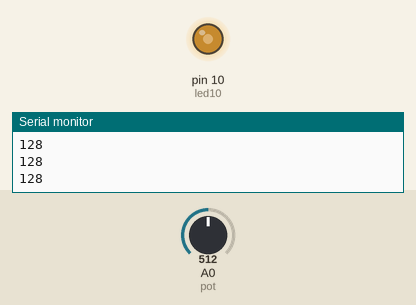
Recording of a sketch running on a simulated Arduino Uno, built with avr-gcc and run on an emulated ATmega328P. Shown: output pins drawn as LEDs (lit = HIGH), the last lines printed to the serial monitor. The test bench sets the inputs (shaded band); at power-on: A0 (pot) = 512.

Above: at 1.2 s.
1.3 s: A0 (pot) set to 716
At 1.9 s:
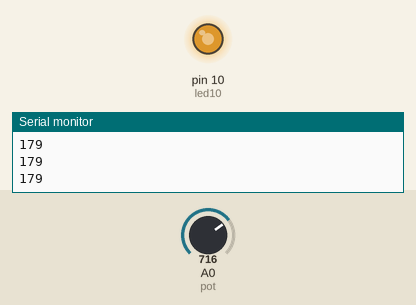
2.8 s: A0 (pot) set to 900
At 3.2 s:
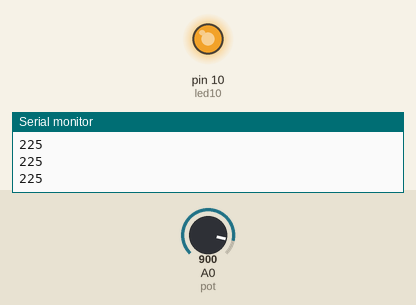
4.3 s: A0 (pot) set to 122
At 5.4 s:
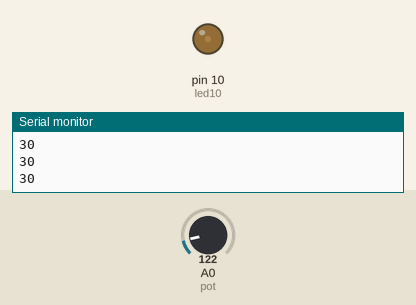
5.8 s: A0 (pot) set to 0
At 6.6 s:
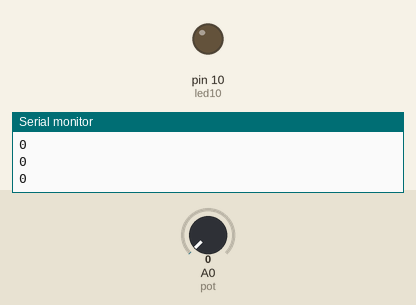
Timing chart, 0 to 8.3 s (numbered marks = the images above; inputs shaded):
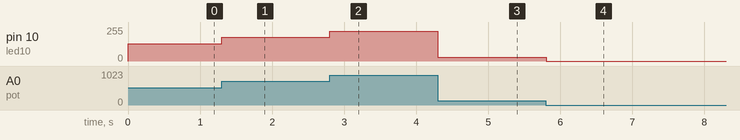

Measured:
- after the input at 1.3 s, pin 10 (led10): 128/255 → 179/255 at once
- after the input at 2.8 s, pin 10 (led10): 179/255 → 225/255 at once
- after the input at 4.3 s, pin 10 (led10): 225/255 → 30/255 at once
- after the input at 5.8 s, pin 10 (led10): 30/255 → 0/255 at once

The sketch:

8-3.ino
```cpp
/*Faça um programa que controle a intensidade do LED do pino
10, de acordo com a variação de tensão do trimpot.
Quanto maior o valor da tensão no trimpot, mais brilhante o
LED fica.
Visualize os valores se alterando no Serial Monitor.*/
#define led10 10
#define pot A0
int intensidade=0;
void setup(){
  Serial.begin(9600);
  pinMode(led10,OUTPUT);
  pinMode(pot,INPUT);
}
void loop(){
  intensidade=(analogRead(pot))/4;
  analogWrite(led10,intensidade);
  Serial.println(intensidade);
}
```
